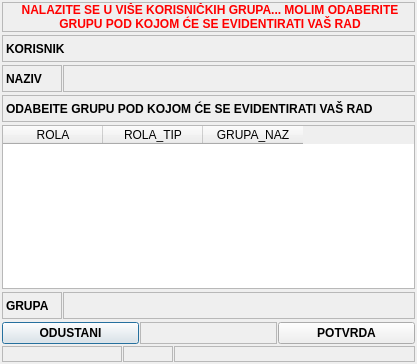
<?xml version="1.0" encoding="UTF-8"?>
<ui version="4.0">
 <class>FrmKontaktniCentarUser</class>
 <widget class="QDialog" name="FrmKontaktniCentarUser">
  <property name="windowModality">
   <enum>Qt::ApplicationModal</enum>
  </property>
  <property name="geometry">
   <rect>
    <x>0</x>
    <y>0</y>
    <width>417</width>
    <height>364</height>
   </rect>
  </property>
  <property name="font">
   <font>
    <pointsize>9</pointsize>
   </font>
  </property>
  <property name="windowTitle">
   <string>Korisnik grupa</string>
  </property>
  <property name="windowIcon">
   <iconset resource="../../resources/DonatForm.qrc">
    <normaloff>:/InDonat/Forms/images/App.ico</normaloff>:/InDonat/Forms/images/App.ico</iconset>
  </property>
  <property name="toolTip">
   <string/>
  </property>
  <property name="locale">
   <locale language="Croatian" country="Croatia"/>
  </property>
  <property name="modal">
   <bool>true</bool>
  </property>
  <layout class="QVBoxLayout" name="verticalLayout">
   <property name="spacing">
    <number>1</number>
   </property>
   <property name="leftMargin">
    <number>1</number>
   </property>
   <property name="topMargin">
    <number>1</number>
   </property>
   <property name="rightMargin">
    <number>1</number>
   </property>
   <property name="bottomMargin">
    <number>1</number>
   </property>
   <item>
    <widget class="QFrame" name="fraUserWorningTitle">
     <property name="frameShape">
      <enum>QFrame::NoFrame</enum>
     </property>
     <property name="frameShadow">
      <enum>QFrame::Raised</enum>
     </property>
     <layout class="QHBoxLayout" name="horizontalLayout_4">
      <property name="spacing">
       <number>1</number>
      </property>
      <property name="leftMargin">
       <number>1</number>
      </property>
      <property name="topMargin">
       <number>1</number>
      </property>
      <property name="rightMargin">
       <number>1</number>
      </property>
      <property name="bottomMargin">
       <number>1</number>
      </property>
      <item>
       <widget class="QLabel" name="lblUserWorning">
        <property name="sizePolicy">
         <sizepolicy hsizetype="Expanding" vsizetype="Preferred">
          <horstretch>0</horstretch>
          <verstretch>0</verstretch>
         </sizepolicy>
        </property>
        <property name="minimumSize">
         <size>
          <width>0</width>
          <height>27</height>
         </size>
        </property>
        <property name="font">
         <font>
          <weight>75</weight>
          <bold>true</bold>
         </font>
        </property>
        <property name="styleSheet">
         <string notr="true">color: rgb(255, 0, 0);</string>
        </property>
        <property name="frameShape">
         <enum>QFrame::StyledPanel</enum>
        </property>
        <property name="text">
         <string>&lt;html&gt;&lt;head/&gt;&lt;body&gt;&lt;p align=&quot;center&quot;&gt;NALAZITE SE U VIŠE KORISNIČKIH GRUPA... MOLIM ODABERITE GRUPU POD KOJOM ĆE SE EVIDENTIRATI VAŠ RAD&lt;/p&gt;&lt;/body&gt;&lt;/html&gt;</string>
        </property>
        <property name="scaledContents">
         <bool>false</bool>
        </property>
        <property name="wordWrap">
         <bool>true</bool>
        </property>
       </widget>
      </item>
     </layout>
    </widget>
   </item>
   <item>
    <widget class="QFrame" name="fraKorisnikTitle">
     <property name="sizePolicy">
      <sizepolicy hsizetype="Preferred" vsizetype="Maximum">
       <horstretch>0</horstretch>
       <verstretch>0</verstretch>
      </sizepolicy>
     </property>
     <property name="frameShape">
      <enum>QFrame::NoFrame</enum>
     </property>
     <property name="frameShadow">
      <enum>QFrame::Raised</enum>
     </property>
     <layout class="QHBoxLayout" name="horizontalLayout_3">
      <property name="spacing">
       <number>1</number>
      </property>
      <property name="leftMargin">
       <number>1</number>
      </property>
      <property name="topMargin">
       <number>1</number>
      </property>
      <property name="rightMargin">
       <number>1</number>
      </property>
      <property name="bottomMargin">
       <number>1</number>
      </property>
      <item>
       <widget class="QLabel" name="lblKorisnikTitle">
        <property name="sizePolicy">
         <sizepolicy hsizetype="Expanding" vsizetype="Preferred">
          <horstretch>0</horstretch>
          <verstretch>0</verstretch>
         </sizepolicy>
        </property>
        <property name="minimumSize">
         <size>
          <width>0</width>
          <height>27</height>
         </size>
        </property>
        <property name="font">
         <font>
          <weight>75</weight>
          <bold>true</bold>
         </font>
        </property>
        <property name="frameShape">
         <enum>QFrame::StyledPanel</enum>
        </property>
        <property name="text">
         <string>KORISNIK</string>
        </property>
       </widget>
      </item>
     </layout>
    </widget>
   </item>
   <item>
    <widget class="QFrame" name="fraKorisnik">
     <property name="frameShape">
      <enum>QFrame::NoFrame</enum>
     </property>
     <property name="frameShadow">
      <enum>QFrame::Raised</enum>
     </property>
     <layout class="QHBoxLayout" name="horizontalLayout_5">
      <property name="spacing">
       <number>1</number>
      </property>
      <property name="leftMargin">
       <number>1</number>
      </property>
      <property name="topMargin">
       <number>1</number>
      </property>
      <property name="rightMargin">
       <number>1</number>
      </property>
      <property name="bottomMargin">
       <number>1</number>
      </property>
      <item>
       <widget class="QLabel" name="lblKorisnikNazivTitle">
        <property name="minimumSize">
         <size>
          <width>60</width>
          <height>27</height>
         </size>
        </property>
        <property name="font">
         <font>
          <weight>75</weight>
          <bold>true</bold>
         </font>
        </property>
        <property name="frameShape">
         <enum>QFrame::StyledPanel</enum>
        </property>
        <property name="text">
         <string>NAZIV</string>
        </property>
       </widget>
      </item>
      <item>
       <widget class="QLabel" name="lblKorisnikNaziv">
        <property name="sizePolicy">
         <sizepolicy hsizetype="Expanding" vsizetype="Preferred">
          <horstretch>0</horstretch>
          <verstretch>0</verstretch>
         </sizepolicy>
        </property>
        <property name="minimumSize">
         <size>
          <width>0</width>
          <height>27</height>
         </size>
        </property>
        <property name="font">
         <font>
          <weight>75</weight>
          <bold>true</bold>
         </font>
        </property>
        <property name="frameShape">
         <enum>QFrame::StyledPanel</enum>
        </property>
        <property name="text">
         <string/>
        </property>
        <property name="textInteractionFlags">
         <set>Qt::LinksAccessibleByMouse|Qt::TextSelectableByMouse</set>
        </property>
       </widget>
      </item>
     </layout>
    </widget>
   </item>
   <item>
    <widget class="QFrame" name="fraOdabirTitle">
     <property name="frameShape">
      <enum>QFrame::NoFrame</enum>
     </property>
     <property name="frameShadow">
      <enum>QFrame::Raised</enum>
     </property>
     <layout class="QHBoxLayout" name="horizontalLayout_2">
      <property name="spacing">
       <number>1</number>
      </property>
      <property name="leftMargin">
       <number>1</number>
      </property>
      <property name="topMargin">
       <number>1</number>
      </property>
      <property name="rightMargin">
       <number>1</number>
      </property>
      <property name="bottomMargin">
       <number>1</number>
      </property>
      <item>
       <widget class="QLabel" name="lblOdabirTitle">
        <property name="sizePolicy">
         <sizepolicy hsizetype="Expanding" vsizetype="Preferred">
          <horstretch>0</horstretch>
          <verstretch>0</verstretch>
         </sizepolicy>
        </property>
        <property name="minimumSize">
         <size>
          <width>0</width>
          <height>27</height>
         </size>
        </property>
        <property name="font">
         <font>
          <weight>75</weight>
          <bold>true</bold>
         </font>
        </property>
        <property name="frameShape">
         <enum>QFrame::StyledPanel</enum>
        </property>
        <property name="text">
         <string>ODABEITE GRUPU POD KOJOM ĆE SE EVIDENTIRATI VAŠ RAD</string>
        </property>
       </widget>
      </item>
     </layout>
    </widget>
   </item>
   <item>
    <widget class="QFrame" name="fraKorisnickeGrupe">
     <property name="frameShape">
      <enum>QFrame::NoFrame</enum>
     </property>
     <property name="frameShadow">
      <enum>QFrame::Raised</enum>
     </property>
     <layout class="QHBoxLayout" name="horizontalLayout_8">
      <property name="spacing">
       <number>1</number>
      </property>
      <property name="leftMargin">
       <number>1</number>
      </property>
      <property name="topMargin">
       <number>1</number>
      </property>
      <property name="rightMargin">
       <number>1</number>
      </property>
      <property name="bottomMargin">
       <number>1</number>
      </property>
      <item>
       <widget class="QTableWidget" name="grdKorisnickeGrupe">
        <property name="alternatingRowColors">
         <bool>true</bool>
        </property>
        <property name="selectionMode">
         <enum>QAbstractItemView::SingleSelection</enum>
        </property>
        <property name="selectionBehavior">
         <enum>QAbstractItemView::SelectRows</enum>
        </property>
        <property name="sortingEnabled">
         <bool>true</bool>
        </property>
        <attribute name="horizontalHeaderVisible">
         <bool>true</bool>
        </attribute>
        <attribute name="verticalHeaderVisible">
         <bool>false</bool>
        </attribute>
        <column>
         <property name="text">
          <string>ROLA</string>
         </property>
        </column>
        <column>
         <property name="text">
          <string>ROLA_TIP</string>
         </property>
        </column>
        <column>
         <property name="text">
          <string>GRUPA_NAZ</string>
         </property>
        </column>
       </widget>
      </item>
     </layout>
    </widget>
   </item>
   <item>
    <widget class="QFrame" name="fraKorisnickaGrupa">
     <property name="frameShape">
      <enum>QFrame::NoFrame</enum>
     </property>
     <property name="frameShadow">
      <enum>QFrame::Raised</enum>
     </property>
     <layout class="QHBoxLayout" name="horizontalLayout_6">
      <property name="spacing">
       <number>1</number>
      </property>
      <property name="leftMargin">
       <number>1</number>
      </property>
      <property name="topMargin">
       <number>1</number>
      </property>
      <property name="rightMargin">
       <number>1</number>
      </property>
      <property name="bottomMargin">
       <number>1</number>
      </property>
      <item>
       <widget class="QLabel" name="lblKorisnickaGrupaTitle">
        <property name="minimumSize">
         <size>
          <width>60</width>
          <height>27</height>
         </size>
        </property>
        <property name="font">
         <font>
          <weight>75</weight>
          <bold>true</bold>
         </font>
        </property>
        <property name="frameShape">
         <enum>QFrame::StyledPanel</enum>
        </property>
        <property name="text">
         <string>GRUPA</string>
        </property>
       </widget>
      </item>
      <item>
       <widget class="QLabel" name="lblKorisnickaGrupa">
        <property name="sizePolicy">
         <sizepolicy hsizetype="Expanding" vsizetype="Preferred">
          <horstretch>0</horstretch>
          <verstretch>0</verstretch>
         </sizepolicy>
        </property>
        <property name="minimumSize">
         <size>
          <width>0</width>
          <height>27</height>
         </size>
        </property>
        <property name="font">
         <font>
          <weight>75</weight>
          <bold>true</bold>
         </font>
        </property>
        <property name="frameShape">
         <enum>QFrame::StyledPanel</enum>
        </property>
        <property name="text">
         <string/>
        </property>
        <property name="textInteractionFlags">
         <set>Qt::LinksAccessibleByMouse|Qt::TextSelectableByMouse</set>
        </property>
       </widget>
      </item>
     </layout>
    </widget>
   </item>
   <item>
    <widget class="QFrame" name="fraToolBar">
     <property name="sizePolicy">
      <sizepolicy hsizetype="Preferred" vsizetype="Maximum">
       <horstretch>0</horstretch>
       <verstretch>0</verstretch>
      </sizepolicy>
     </property>
     <property name="frameShape">
      <enum>QFrame::NoFrame</enum>
     </property>
     <property name="frameShadow">
      <enum>QFrame::Raised</enum>
     </property>
     <layout class="QHBoxLayout" name="horizontalLayout_7">
      <property name="spacing">
       <number>1</number>
      </property>
      <property name="leftMargin">
       <number>1</number>
      </property>
      <property name="topMargin">
       <number>1</number>
      </property>
      <property name="rightMargin">
       <number>1</number>
      </property>
      <property name="bottomMargin">
       <number>1</number>
      </property>
      <item>
       <widget class="QPushButton" name="btnOdustani">
        <property name="font">
         <font>
          <weight>75</weight>
          <bold>true</bold>
         </font>
        </property>
        <property name="cursor">
         <cursorShape>PointingHandCursor</cursorShape>
        </property>
        <property name="text">
         <string>ODUSTANI</string>
        </property>
        <property name="icon">
         <iconset resource="../../resources/DonatForm.qrc">
          <normaloff>:/InDonat/Forms/images/CLOSE.GIF</normaloff>:/InDonat/Forms/images/CLOSE.GIF</iconset>
        </property>
       </widget>
      </item>
      <item>
       <widget class="QLabel" name="label_10">
        <property name="frameShape">
         <enum>QFrame::StyledPanel</enum>
        </property>
        <property name="text">
         <string/>
        </property>
       </widget>
      </item>
      <item>
       <widget class="QPushButton" name="btnPotvrda">
        <property name="font">
         <font>
          <weight>75</weight>
          <bold>true</bold>
         </font>
        </property>
        <property name="cursor">
         <cursorShape>PointingHandCursor</cursorShape>
        </property>
        <property name="text">
         <string>POTVRDA</string>
        </property>
        <property name="icon">
         <iconset resource="../../resources/DonatForm.qrc">
          <normaloff>:/InDonat/Forms/images/OK.gif</normaloff>:/InDonat/Forms/images/OK.gif</iconset>
        </property>
       </widget>
      </item>
     </layout>
    </widget>
   </item>
   <item>
    <widget class="QFrame" name="fraStatusBar">
     <property name="sizePolicy">
      <sizepolicy hsizetype="Preferred" vsizetype="Maximum">
       <horstretch>0</horstretch>
       <verstretch>0</verstretch>
      </sizepolicy>
     </property>
     <property name="font">
      <font>
       <pointsize>9</pointsize>
      </font>
     </property>
     <property name="frameShape">
      <enum>QFrame::NoFrame</enum>
     </property>
     <property name="frameShadow">
      <enum>QFrame::Raised</enum>
     </property>
     <layout class="QHBoxLayout" name="horizontalLayout">
      <property name="spacing">
       <number>1</number>
      </property>
      <property name="leftMargin">
       <number>1</number>
      </property>
      <property name="topMargin">
       <number>0</number>
      </property>
      <property name="rightMargin">
       <number>1</number>
      </property>
      <property name="bottomMargin">
       <number>1</number>
      </property>
      <item>
       <widget class="QLabel" name="lblStatusBarText1">
        <property name="sizePolicy">
         <sizepolicy hsizetype="Fixed" vsizetype="Preferred">
          <horstretch>0</horstretch>
          <verstretch>0</verstretch>
         </sizepolicy>
        </property>
        <property name="minimumSize">
         <size>
          <width>120</width>
          <height>0</height>
         </size>
        </property>
        <property name="frameShape">
         <enum>QFrame::StyledPanel</enum>
        </property>
        <property name="text">
         <string/>
        </property>
       </widget>
      </item>
      <item>
       <widget class="QLabel" name="lblStatusBarText2">
        <property name="sizePolicy">
         <sizepolicy hsizetype="Fixed" vsizetype="Preferred">
          <horstretch>0</horstretch>
          <verstretch>0</verstretch>
         </sizepolicy>
        </property>
        <property name="minimumSize">
         <size>
          <width>50</width>
          <height>0</height>
         </size>
        </property>
        <property name="frameShape">
         <enum>QFrame::StyledPanel</enum>
        </property>
        <property name="text">
         <string/>
        </property>
       </widget>
      </item>
      <item>
       <widget class="QLabel" name="lblStatusBarText3">
        <property name="sizePolicy">
         <sizepolicy hsizetype="Expanding" vsizetype="Preferred">
          <horstretch>0</horstretch>
          <verstretch>0</verstretch>
         </sizepolicy>
        </property>
        <property name="frameShape">
         <enum>QFrame::StyledPanel</enum>
        </property>
        <property name="text">
         <string/>
        </property>
       </widget>
      </item>
     </layout>
    </widget>
   </item>
  </layout>
 </widget>
 <resources>
  <include location="../../resources/DonatForm.qrc"/>
 </resources>
 <connections>
  <connection>
   <sender>btnOdustani</sender>
   <signal>clicked()</signal>
   <receiver>FrmKontaktniCentarUser</receiver>
   <slot>close()</slot>
   <hints>
    <hint type="sourcelabel">
     <x>70</x>
     <y>327</y>
    </hint>
    <hint type="destinationlabel">
     <x>208</x>
     <y>181</y>
    </hint>
   </hints>
  </connection>
 </connections>
</ui>
